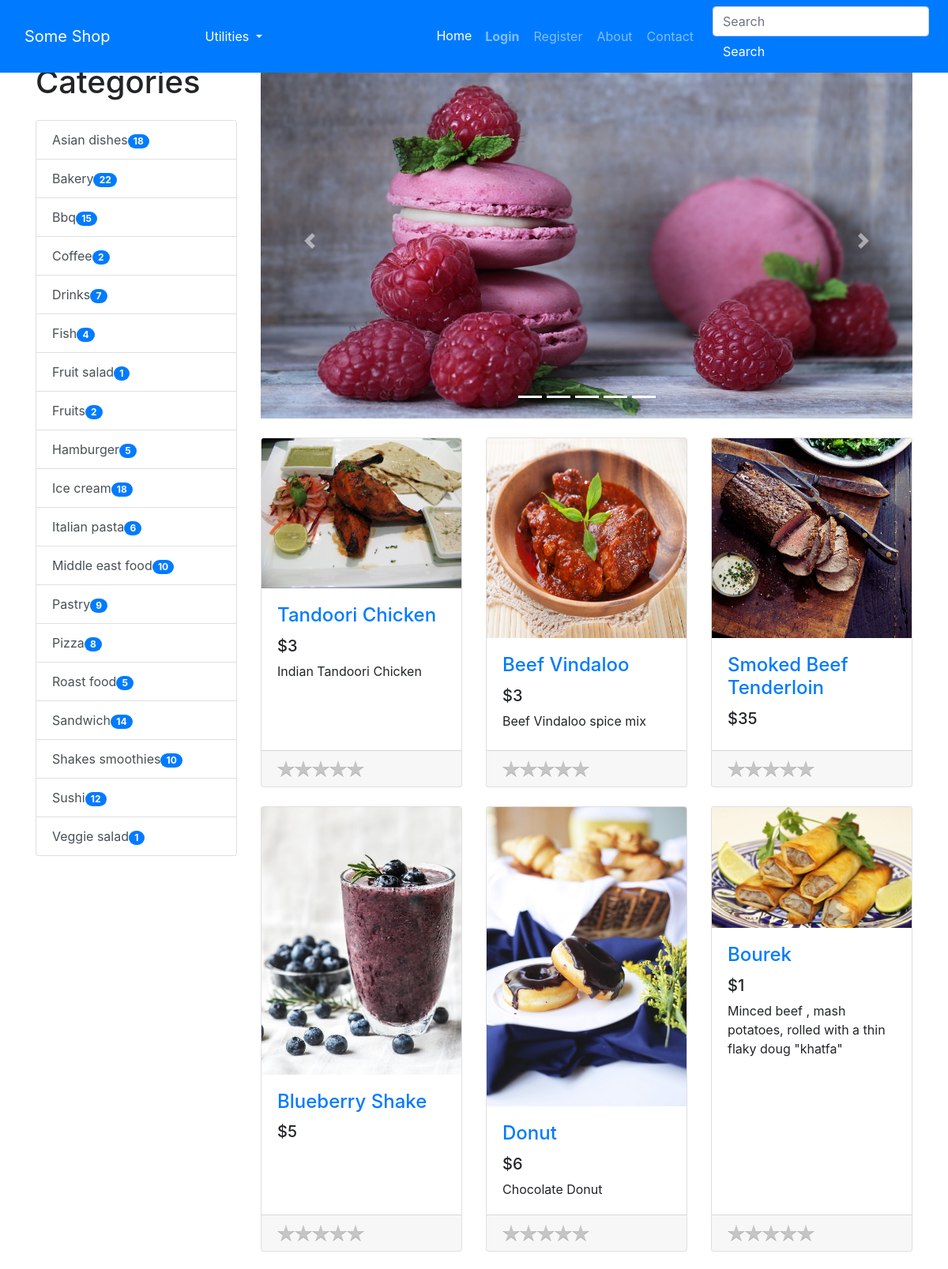
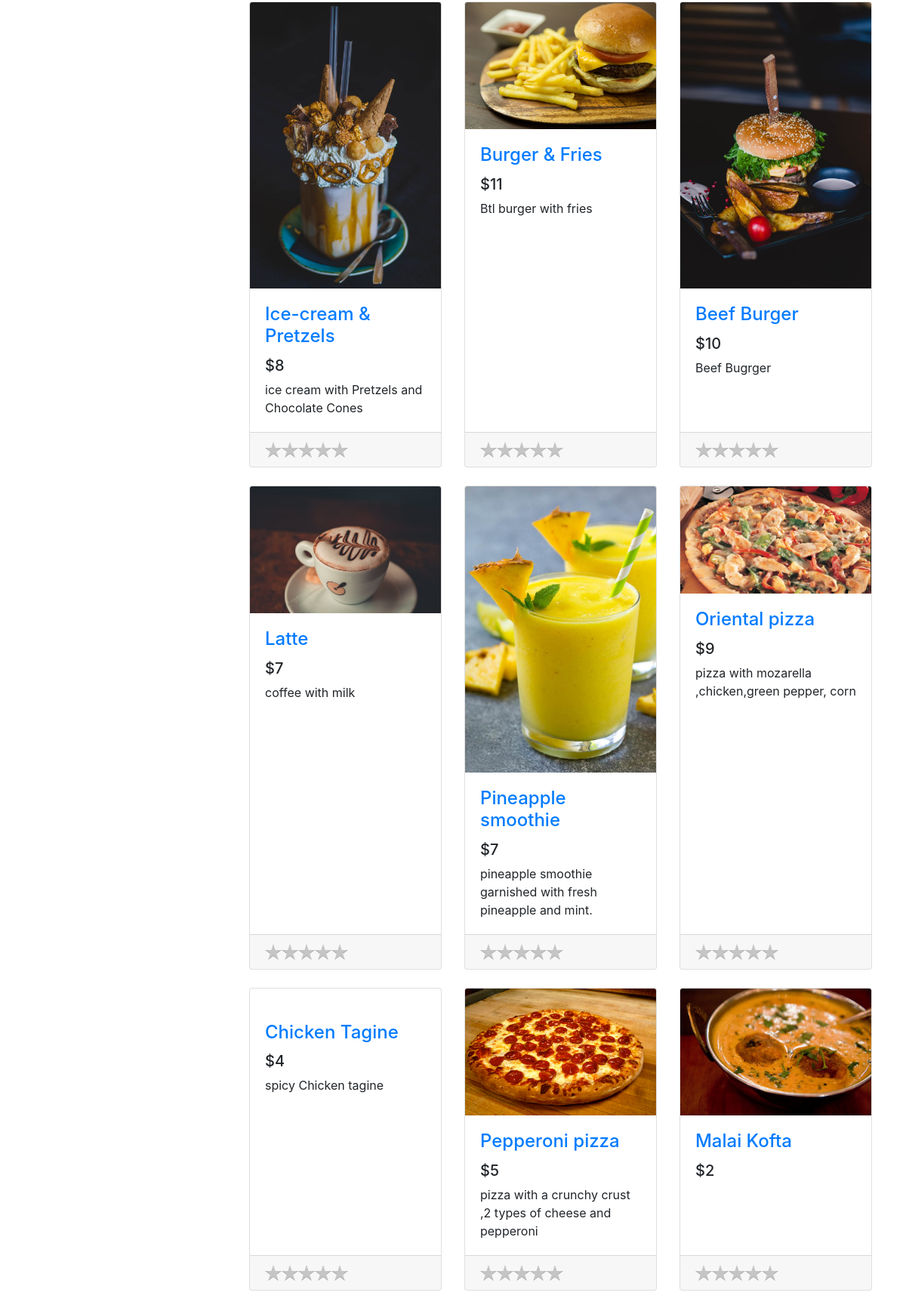
The page / (upper part) on the database its author committed (2 pictures, top to bottom).
### tables this page shows
CREATE TABLE PRODUCT (ID VARCHAR, NAME VARCHAR, PRICE INTEGER, DESCRIPTION TEXT, IMAGE TEXT, TAGS TEXT, SCORE REAL);

### app.py (the view)
@app.route("/")
def home():
    products = get_all_products()
    sorted_products = products.copy()
    random.shuffle(products)
    if session.get("user_id"):
        user_id = session.get("user_id")
        ratings = [ get_rating_by_both(user_id, p.id) for p in products ]
    else:
        ratings = [None] * len(products)
    tags = get_product_tags()
    return render_template("index.html",
                            products=products,
                            ratings=ratings,
                            tags=tags,
                            chosen_products=sorted_products[:5],
                            os=os,
                            len=len,
                            range=range,
                            enumerate=enumerate,
                            zip=zip,
                            remove_starting_digits=remove_starting_digits)

### common/database.py (called while the page is built)
    @classmethod
    def get_all_products(cls, formalize=True):
        cursor = cls.DATABASE.execute("SELECT * FROM PRODUCT ORDER BY SCORE DESC")
        returned_data = cursor.fetchall()
        if not returned_data:
            return None
        if not formalize:
            return returned_data
        data = []
        for item in returned_data:
            d = {}
            for i, field in enumerate(cls.PRODUCT_FIELDS):
                d[field.lower()] = item[i]
            data.append(d)
        return data

    @classmethod
    def get_products_by_tag(cls, tag):
        cursor = cls.DATABASE.execute("SELECT * FROM PRODUCT WHERE TAGS LIKE ? ORDER BY SCORE DESC", (f"%{tag}%",))
        returned_data = cursor.fetchall()
        if not returned_data:
            return None
        data = []
        for item in returned_data:
            d = {}
            for i, field in enumerate(cls.PRODUCT_FIELDS):
                d[field.lower()] = item[i]
            data.append(d)
        return data

    @classmethod
    def get_product_tags(cls):
        data = cls.get_all_products()
        return sorted({ d['tags'] for d in data })

### common/utils.py (called while the page is built)
def remove_starting_digits(string):
    return string.lstrip(digits)

### models/products/product.py (called while the page is built)
def get_all_products(formalize=True):
    products = Database.get_all_products(formalize=formalize)
    if not formalize:
        return products
    return [ Product(**product) for product in products ]

def get_product_tags():
    data = {}
    tags = Database.get_product_tags()
    for tag in tags:
        count = len(Database.get_products_by_tag(tag))
        data[tag] = count
    return data

### templates/index.html (shortened to what this page needs)
{% extends "base.html" %}
{% block content %}
<div class="container">
    <div class="row">
        <div class="col-lg-3">
            <h1 class="my-4">
                {% if category %}
                {{category.replace("_", " ").capitalize()}}
                {% else %}
                Categories
                {% endif %}
            </h1>
            <div class="list-group" id="list-tab" role="tablist">
                {% for tag, count in tags.items() %}
                {% if category == tag %}
                <a class="list-group-item list-group-item-action active" href="{{url_for('categories', category=tag)}}"
                    aria-controls="home">{{tag.replace("_", " ").capitalize()}}<span class="badge badge-secondary badge-pill">  {{count}}</span></a>
                {% else %}
                <a class="list-group-item list-group-item-action" href="{{url_for('categories', category=tag)}}"
                    aria-controls="home">{{tag.replace("_", " ").capitalize()}}<span class="badge badge-primary badge-pill">  {{count}}</span></a>
                {% endif %}
                {% endfor %}
            </div>
        </div>
        <div class="col-lg-9">
            <div id="carouselExampleIndicators" class="carousel slide my-4" data-ride="carousel">
                <ol class="carousel-indicators">
                    {% for i in range(len(chosen_products)) %}
                    <li data-target="#carouselExampleIndicators" data-slide-to="{{i}}" class="active"></li>
                    {% endfor %}
                </ol>
                <div class="carousel-inner" role="listbox">
                    {% for i, product in enumerate(chosen_products) %}
                        {% if i == 0 %}
                        <div class="carousel-item active">
                        {% else %}
                        <div class="carousel-item">
                            {% endif %}
                            <a href="{{url_for('product.product', product_id=product.id)}}">
                                <img class="d-block img-fluid carousel-img"
                                    src="{{url_for('static', filename='img/products/{}'.format(os.path.basename(product.image)))}}"
                                    alt="slide">
                            </a>
                        </div>
                        {% endfor %}
                    </div>
                    <a class="carousel-control-prev" href="#carouselExampleIndicators" role="button" data-slide="prev">
                        <span class="carousel-control-prev-icon" aria-hidden="true"></span>
                    </a>
                    <a class="carousel-control-next" href="#carouselExampleIndicators" role="button" data-slide="next">
                        <span class="carousel-control-next-icon" aria-hidden="true"></span>
                    </a>
                </div>
                <div class="row">
                    {% for product in products %}
                    <div class="col-lg-4 col-md-6 mb-4">
                        <div class="card h-100">
                            <a href="{{url_for('product.product', product_id=product.id)}}"><img class="card-img-top"
                                    src="{{url_for('static', filename='img/products/{}'.format(os.path.basename(product.image)))}}"
                                    alt=""></a>
                            <div class="card-body">
                                <h4 class="card-title">
                                    <a href="{{url_for('product.product', product_id=product.id)}}">{{product.name}}</a>
                                </h4>
                                <h5>${{product.price}}</h5>
                                <p class="card-text">{{product.description}}</p>
                            </div>
                            <div class="card-footer">
                                <div class="text-align"><span class="product_star_rating" id="{{remove_starting_digits(product.id)}}"></span></div>
                            </div>
                        </div>
                    </div>
                    {% else %}
                    <br>
                    <br>
                    <h4>Not products available.</h4>
                    {% endfor %}
                </div>
            </div>
        </div>
    </div>
    {% endblock content %}

### templates/base.html (shortened to what this page needs)
<!doctype html>
<html>
<head>
    <link rel="stylesheet" href="{{url_for('static', filename='css/shop-homepage.css')}}">
    <link rel="stylesheet" href="{{url_for('static', filename='css/bootstrap.min.css')}}">
</head>
<body>
    <nav class="navbar navbar-expand-lg navbar-dark bg-primary fixed-top">
        <div class="container">
            <a class="navbar-brand" href="#">Some Shop</a>
            <a class="nav-item" href="{{url_for('user.admin')}}">Admin Page</a>
            <div class="dropdown">
                <button class="btn btn-primary dropdown-toggle" type="button" id="dropdownMenu2" data-toggle="dropdown"
                    aria-haspopup="true" aria-expanded="false">
                    Utilities
                </button>
            </div>
            <div class="collapse navbar-collapse" id="navbarResponsive">
                <ul class="navbar-nav ml-auto">
                    <li class="nav-item active">
                        <a class="nav-link" href="{{url_for('home')}}">Home
                        </a>
                    </li>
                    {% if not session['email'] %}
                    <li class="nav-item">
                        <a class="nav-link btn font-weight-bold" href="{{url_for('user.login')}}">Login</a>
                    </li>
                    <li class="nav-item">
                        <a class="nav-link btn" href="{{url_for('user.register')}}">Register</a>
                    </li>
                    {% else %}
                    <li class="nav-item">
                        <a class="nav-link btn" href="{{url_for('user.logout')}}">Logout</a>
                    </li>
                    {% endif %}
                    <li class="nav-item">
                        <a class="nav-link btn" href="#">About</a>
                    </li>
                    <li class="nav-item">
                        <a class="nav-link btn" href="#">Contact</a>
                    </li>
                </ul>
            </div>
        </div>
        <form class="form-inline" method="GET" action="{{url_for('search')}}">
            <input class="form-control mr-sm-2" type="search" name="q" id="q" placeholder="Search" aria-label="Search">
            <button class="btn btn-primary my-2 my-sm-0" type="submit">Search</button>
        </form>
    </nav>
    {% block content %}
    {% endblock content %}
</body>
</html>

### static/css/shop-homepage.css (style rules this page uses)
body { padding-top: 56px; }

### rows shown on the page
PRODUCT: replace "Asian dishes", count "18"
PRODUCT: replace "Bakery", count "22"
PRODUCT: replace "Bbq", count "15"
PRODUCT: replace "Coffee", count "2"
PRODUCT: replace "Drinks", count "7"
PRODUCT: replace "Fish", count "4"
PRODUCT: replace "Fruit salad", count "1"
PRODUCT: replace "Fruits", count "2"
PRODUCT: replace "Hamburger", count "5"
PRODUCT: replace "Ice cream", count "18", IMAGE (picture), name "Ice-cream & Pretzels", price "8", description "ice cream with Pretzels and Chocolate Cones"
PRODUCT: replace "Italian pasta", count "6"
PRODUCT: replace "Middle east food", count "10"
PRODUCT: replace "Pastry", count "9", IMAGE (picture)
PRODUCT: replace "Pizza", count "8"
PRODUCT: replace "Roast food", count "5", IMAGE (picture), name "Smoked Beef Tenderloin", price "35"
PRODUCT: replace "Sandwich", count "14"
PRODUCT: replace "Shakes smoothies", count "10"
PRODUCT: replace "Sushi", count "12"
PRODUCT: replace "Veggie salad", count "1"
PRODUCT: IMAGE (picture), name "Tandoori Chicken", price "3", description "Indian Tandoori Chicken"
PRODUCT: IMAGE (picture), name "Beef Vindaloo", price "3", description "Beef Vindaloo spice mix"
PRODUCT: IMAGE (picture), name "Blueberry Shake", price "5"
PRODUCT: IMAGE (picture), name "Donut", price "6", description "Chocolate Donut"
PRODUCT: IMAGE (picture), name "Bourek", price "1", description "Minced beef , mash potatoes, rolled with a thin flaky doug \"khatfa\""
PRODUCT: IMAGE (picture), name "Burger & Fries", price "11", description "Btl burger with fries"
PRODUCT: IMAGE (picture), name "Beef Burger", price "10", description "Beef Bugrger"
PRODUCT: IMAGE (picture), name "Latte", price "7", description "coffee with milk"
PRODUCT: IMAGE (picture), name "Pineapple smoothie", price "7", description "pineapple smoothie garnished with fresh pineapple and mint."
PRODUCT: IMAGE (picture), name "Oriental pizza", price "9", description "pizza with mozarella ,chicken,green pepper, corn"
PRODUCT: name "Chicken Tagine", price "4", description "spicy Chicken tagine"
PRODUCT: IMAGE (picture), name "Pepperoni pizza", price "5", description "pizza with a crunchy crust ,2 types of cheese and pepperoni"
PRODUCT: IMAGE (picture), name "Malai Kofta", price "2"
